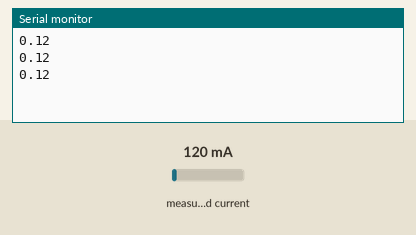
This sketch was run on a simulated Arduino Uno, built with avr-gcc and run on an emulated ATmega328P. Parts: the last lines printed to the serial monitor. Inputs (shaded band) come from the test bench; at power-on: measured current 120 mA.

Above: at 1.6 s.
1.7 s: measured current set to 40 mA
At 2.8 s:
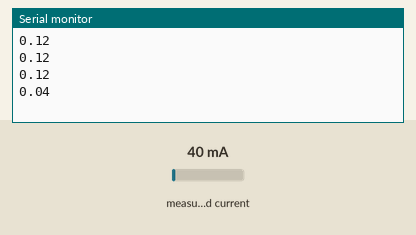
3.2 s: measured current set to 500 mA
At 4.1 s:
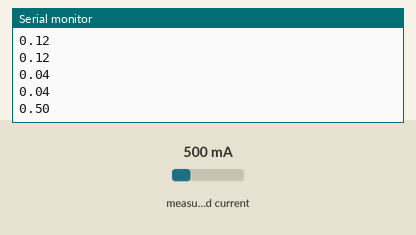
Timing chart, 0 to 6.2 s (numbered marks = the images above; inputs shaded):
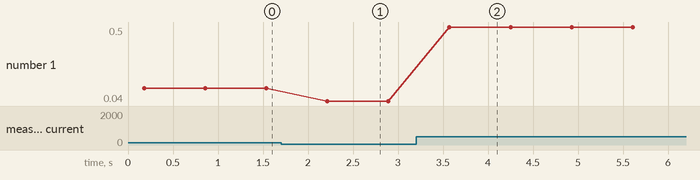

The sketch:

medirCorrente.ino
```cpp
#include "EmonLib.h"

EnergyMonitor SCT013;

int pinSCT = A2;   //Pino analógico conectado ao SCT-013


void setup()
{
    SCT013.current(pinSCT, 6.0606);

    Serial.begin(9600);
}

void loop()
{
   double Irms = SCT013.calcIrms(1480);   // Calcula o valor da Corrente
    Serial.println(Irms);
    delay(500);
}
```

Measured:
- after the input at 1.7 s, the serial monitor: prints a new line after 0.51 s (image 1)
- after the input at 3.2 s, the serial monitor: prints a new line after 0.37 s (image 2)
- plotted number 1: 0.12 → 0.04 after the input at 1.7 s, 0.04 → 0.5 after the input at 3.2 s
